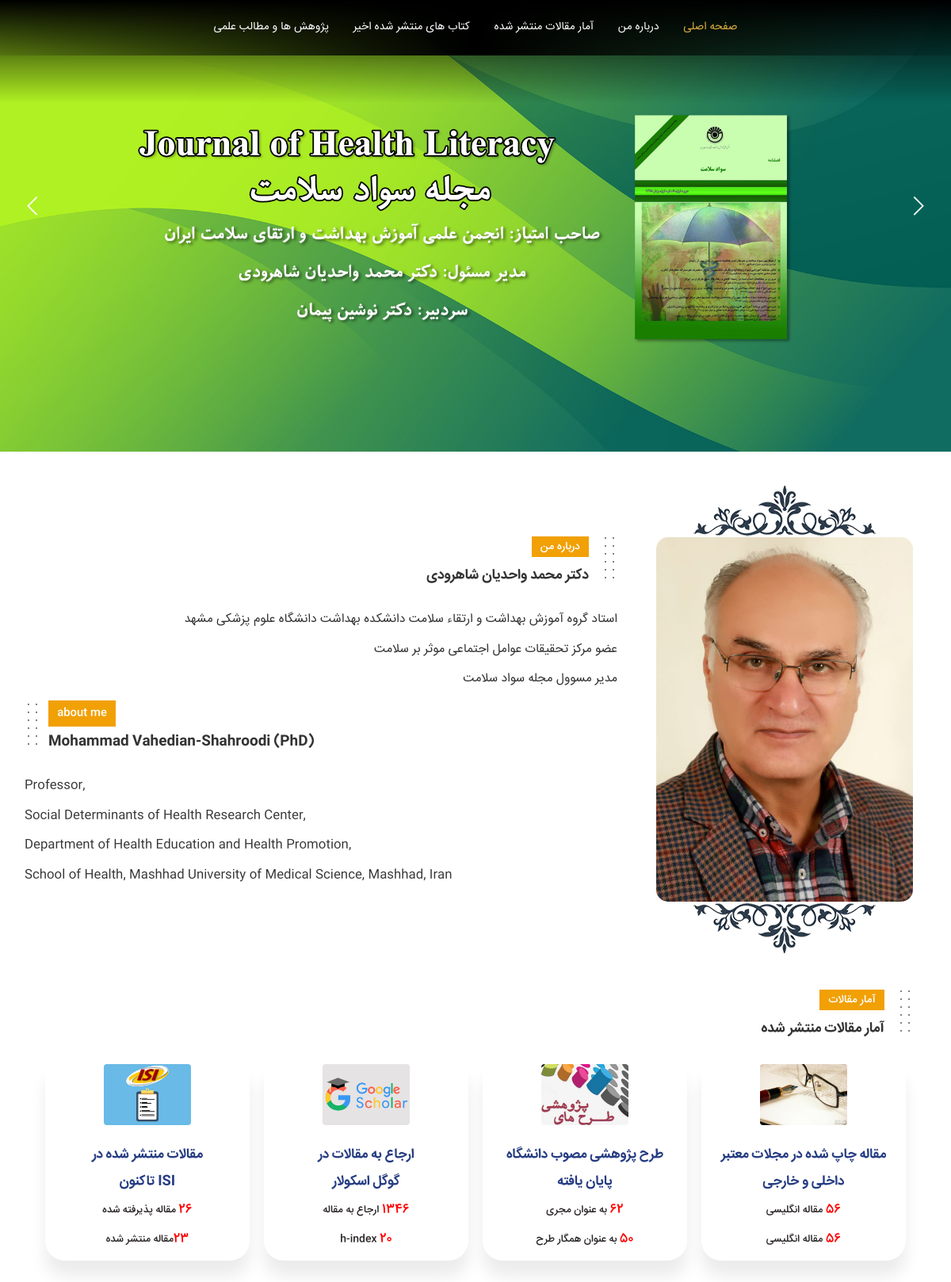
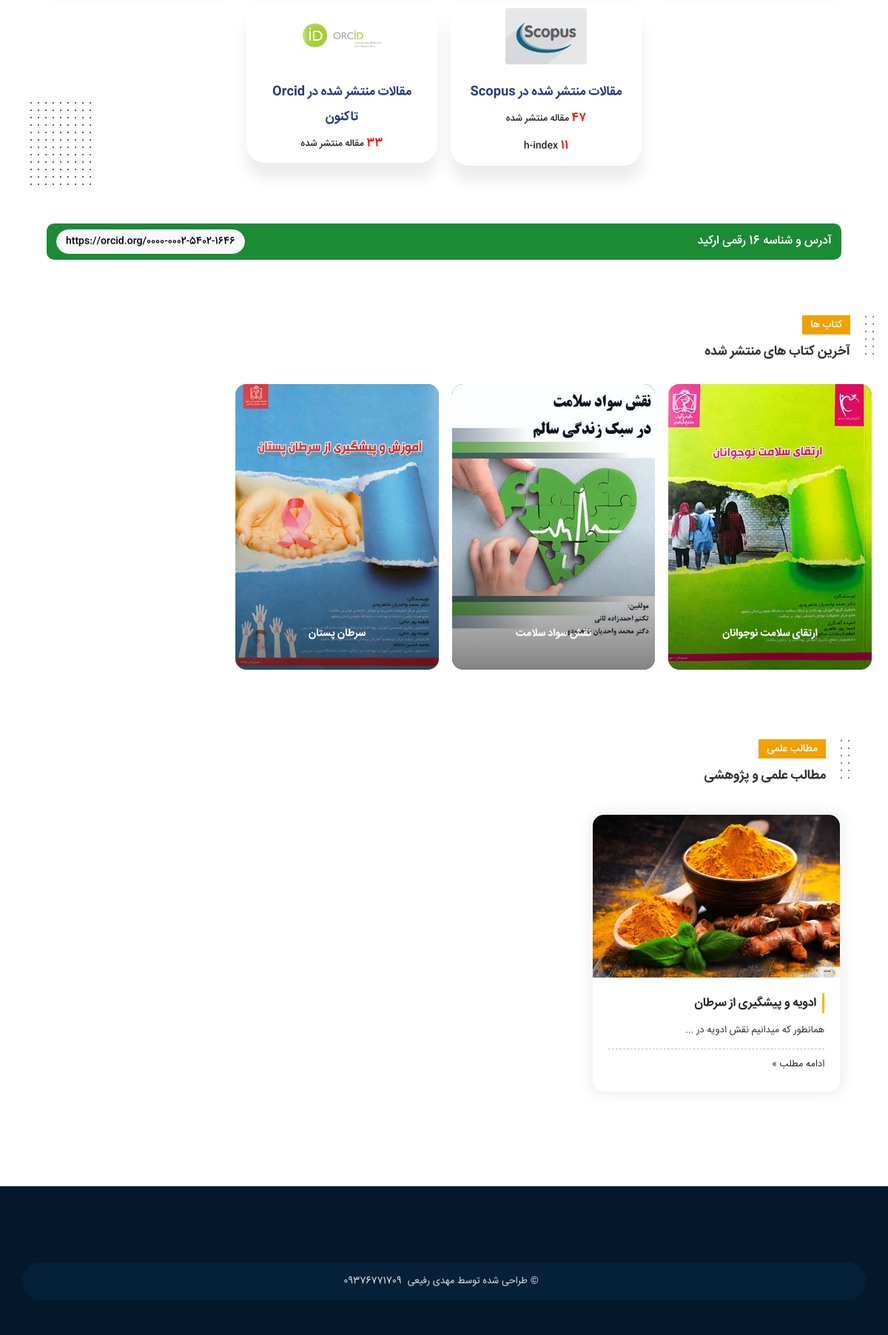
The page / on the database its author committed (2 pictures, top to bottom).
### home/models.py (models this page shows, shortened)
class Articles(models.Model):
    total_ep = models.PositiveIntegerField(verbose_name="آمار کل مقالات انگلیسی و فارسی")
    number_e = models.PositiveIntegerField(verbose_name="مقالات انگلیسی")
    number_p = models.PositiveIntegerField(verbose_name="مقالات فارسی")
    total_tpm = models.PositiveIntegerField(verbose_name="آمار کل طرح پژوهشی مصوب دانشگاه پایان یافته")
    number_mojri = models.PositiveIntegerField(verbose_name="به عنوان مجری")
    number_hamkar = models.PositiveIntegerField(verbose_name="به عنوان همکار")
    total_gs = models.PositiveIntegerField(verbose_name="آمار گوگل اسکولار")
    number_refgs = models.PositiveIntegerField(verbose_name="تعداد ارجاع به مقاله")
    number_gs_hindex = models.PositiveIntegerField(verbose_name="H-index")
    total_ISI = models.PositiveIntegerField(verbose_name="آمار مقالات ISI")
    number_ISIacc = models.PositiveIntegerField(verbose_name="تعداد مقاله پذیرفته شده")
    number_ISIprinted = models.PositiveIntegerField(verbose_name="تعداد مقاله منتشر شده")
    total_Scopus = models.PositiveIntegerField(verbose_name="آمار مقالات Scopus")
    number_Scopus = models.PositiveIntegerField(verbose_name="تعداد مقالات منتشر شده")
    number_Sc_hindex = models.PositiveIntegerField(verbose_name="H-index")
    total_Orcid = models.PositiveIntegerField(verbose_name="آمار مقالات Orcid")
    class Meta:
        verbose_name = "آمار مقالات "
        verbose_name_plural = "آمار مقالات "

class Books(models.Model):
    image = models.ImageField(upload_to="BookImages", verbose_name="عکس کتاب")
    header = models.CharField(max_length=100, verbose_name="عنوان کتاب")
    slug = models.SlugField(max_length=150, unique=True, blank=True, null=True, verbose_name="نام آدرس بار")
    body = RichTextField(blank=True, null=True, verbose_name="متن اصلی")
    class Meta:
        verbose_name = "کتاب های منتشر شده  "
        verbose_name_plural = "کتاب ها"

class Research(models.Model):
    image = models.ImageField(upload_to="ResearchImages", verbose_name="عکس مطلب")
    header = models.CharField(max_length=100, verbose_name="عنوان مطلب")
    slug = models.SlugField(max_length=150, unique=True, blank=True, null=True, verbose_name="نام آدرس بار")
    preview = models.CharField(max_length=200, verbose_name="پیش نمایش")
    body = RichTextField(blank=True, null=True, verbose_name="متن اصلی")
    class Meta:
        verbose_name = "مطالب منتشر شده  "
        verbose_name_plural = "مطالب"

### home/views.py (the view)
# urls.py: path('', views.home, name='home'),
def home(request):
    articles = Articles.objects.all()
    books = Books.objects.all()
    research = Research.objects.all()
    context = {'articles': articles, 'books': books ,'research':research}
    return render(request, 'home/home.html', context)

### home/templates/home/home.html (shortened to what this page needs)
<!DOCTYPE html>
{% extends 'base.html' %}
{% load static %}
    {% block css %}
        <link href="{% static 'Main.css' %}" rel="stylesheet"/>
        <link href="{% static 'Menu-demo2.css' %}" rel="stylesheet"/>
        <link href="{% static 'owl.carousel.min.css' %}" rel="stylesheet"/>
        <link href="{% static 'owl.theme.min.css' %}" rel="stylesheet"/>
        <link href="{% static 'hoverimg.css' %}" rel="stylesheet"/>
        <link href="{% static 'Style.css' %}" rel="stylesheet"/>
    {% endblock %}
{% block body %}
    <body class="demo2">
    <div class="main_wrap">
        <header class="main_header wide_header">
            <div class="header_container">
                <div class="menu_wrapper d-flex justify-content-center">
                    <div class="container mobnav position-fixed my_menu">
                        <div id="navigation" class="of-drop-down of-main-menu d-flex justify-content-center"
                             role="navigation">
                            <ul class="menu list-group" id="list-example">
                                <li class="has_sub ">
                                    <a href="#" class="currentlnklight">صفحه اصلی</a>
                                </li>
                                <li><a href="#about_me">درباره من</a></li>
                                <li><a href="#mags">آمار مقالات منتشر شده</a></li>
                                <li><a href="#books">کتاب های منتشر شده اخیر</a></li>
                                <li><a href="#scientific">پژوهش ها و مطالب علمی</a></li>
                            </ul>
                        </div>
                    </div>
                </div>
            </div>
        </header>
        <div id="owl-mainslider" class="owl-carousel owl-theme text-center">
            <div class="item">
                <a href="https://literacy.mums.ac.ir/" target="_blank"><img src="../static/img/slide1.jpg"
                                                                            class="img-fluid d-none d-sm-block"/></a>
            </div>
        </div>
        <div class="container mt-lg-4 pt-3">
            <div class="row">
                <div class="col-lg-4 d-lg-block d-none text-center">
                    <img src="../static/img/461.png" class="justify-content-center"/>
                    <img src="../static/img/aboutme.jpg" class="img-fluid radius15 servicimg"/>
                    <img src="../static/img/464.png" class="justify-content-center"/>
                </div>
                <div class="col-lg-8 col-md-12 p-3 mt-5 d2-service">
                    <div class="d-flex flex-row mb-3">
                        <div class="Dottedstocol ml-3"></div>
                        <div class="singletitle d-flex justify-content-between w-75">
                            <div>
                                <span>درباره من</span>
                                <h1 id="about_me" class="text-right">دکتر محمد واحدیان شاهرودی
                                </h1>
                            </div>
                        </div>
                    </div>
                    <ul class="my-2 lists ">
                        <li>استاد گروه آموزش بهداشت و ارتقاء سلامت دانشکده بهداشت دانشگاه علوم پزشکی مشهد</li>
                        <li>عضو مرکز تحقیقات عوامل اجتماعی موثر بر سلامت
                        </li>
                        <li>مدیر مسوول مجله سواد سلامت</li>
                    </ul>
                    <div class="d-flex flex-row mb-3" dir="ltr">
                        <div class="Dottedstocol"></div>
                        <div class="singletitle_en d-flex flex-column align-items-start">
                            <span class="text-left">about me</span>
                            <h1 class="text-left topic">Mohammad Vahedian-Shahroodi (PhD)
                            </h1>
                        </div>
                    </div>
                    <ul dir="ltr" class="my-2 d-flex flex-column align-items-start text-left  lists  ">
                        <li>Professor,
                        </li>
                        <li>Social Determinants of Health Research Center,
                        </li>
                        <li>Department of Health Education and Health Promotion,
                        </li>
                        <li>
                            School of Health, Mashhad University of Medical Science, Mashhad, Iran
                        </li>
                    </ul>
                </div>
            </div>
        </div>
        <section class="container px-md-5 p-4 ">
            <div class="team-boxed our-team bg-lighten radius20">
                <div class="d-flex flex-row my-3">
                    <div class="Dottedstocol ml-3"></div>
                    <div class="singletitle">
                        <span>آمار مقالات</span>
                        <h1 id="mags" class="text-right">آمار مقالات منتشر شده </h1>
                    </div>
                </div>
                {% for a in articles %}
                    <div class="row team p_relative d-flex justify-content-center">
                        <div class="Dottedsquare"></div>
                        <div class="col-xl-3 col-lg-4 col-sm-6 col-6 item">
                            <div class="box p-2">
                                <a href="https://research.mums.ac.ir/webdocument/load.action?webdocument_code=8020&masterCode=8000202"
                                   target="_blank">
                                    <img class="rounded" src="../static/img/inoutmags.jpeg">
                                    <h3 class="name">مقاله چاپ شده در مجلات معتبر داخلی و خارجی</h3>
                                    <p class="title"><span>{{ a.number_e }}</span> مقاله انگلیسی</p>
                                    <p class="title"><span>{{ a.number_p }}</span> مقاله انگلیسی</p>
                                </a>
                            </div>
                        </div>
                        <div class="col-xl-3 col-lg-4 col-sm-6 col-6 item">
                            <div class="box p-2">
                                <a href="#">
                                    <img class="rounded" src="../static/img/TARHMAIN.jpg">
                                    <h3 class="name">طرح پژوهشی مصوب دانشگاه <br>پایان یافته</h3>
                                    <p class="title"><span>{{ a.number_mojri }}</span> به عنوان مجری</p>
                                    <p class="title"><span>{{ a.number_hamkar }}</span> به عنوان همگار طرح</p>
                                </a>
                            </div>
                        </div>
                        <div class="col-xl-3 col-lg-4 col-sm-6 col-6 item">
                            <div class="box p-2">
                                <a href="https://scholar.google.com/citations?hl=en&user=km3UL5AAAAAJ&view_op=list_works&sortby=pubdate">
                                    <img class="rounded" src="../static/img/googlescholar.png">
                                    <h3 class="name">ارجاع به مقالات در<br> گوگل اسکولار</h3>
                                    <p class="title"><span>{{ a.number_refgs }}</span> ارجاع به مقاله</p>
                                    <p class="title"><span>{{ a.number_gs_hindex }}</span> h-index</p>
                                </a>
                            </div>
                        </div>
                        <div class="col-xl-3 col-lg-4 col-sm-6 col-6 item">
                            <div class="box p-2">
                                <a href="https://www.webofscience.com/wos/author/record/F-6775-2017" target="_blank">
                                    <img class="rounded" src="../static/img/ISI-article.jpg">
                                    <h3 class="name"> مقالات منتشر شده در<br> ISI تاکنون</h3>
                                    <p class="title"><span>{{ a.number_ISIacc }}</span> مقاله پذیرفته شده</p>
                                    <p class="title"><span>{{ a.number_ISIprinted }}</span>مقاله منتشر شده</p>
                                </a>
                            </div>
                        </div>
                        <div class="col-xl-3 col-lg-4 col-sm-6 col-6 item">
                            <div class="box p-2">
                                <a href="https://www.scopus.com/authid/detail.uri?authorId=57211690069">
                                    <img class="rounded" src="../static/img/scopus.png">
                                    <h3 class="name"> مقالات منتشر شده در Scopus </h3>
                                    <p class="title"><span>{{ a.number_Scopus }}</span> مقاله منتشر شده</p>
                                    <p class="title"><span>{{ a.number_Sc_hindex }}</span> h-index</p>
                                </a>
                            </div>
                        </div>
                        <div class="col-xl-3 col-lg-4 col-sm-6 col-6 item">
                            <div class="box p-2">
                                <a href="https://orcid.org/0000-0002-5402-1646">
                                    <img class="rounded" src="../static/img/orcid.png">
                                    <h3 class="name">مقالات منتشر شده در Orcid <br>تاکنون</h3>
                                    <p class="title"><span>33</span> مقاله منتشر شده</p>
                                </a>
                            </div>
                        </div>
                    </div>
                {% endfor %}
            </div>
            <div class="container mt-5 d-flex justify-content-center">
                <div class="row w-100 w-sm-75 w-lg-50 bg-success  px-1 py-2 radius10">
                    <div class="col-lg-5 text-white text-lg-right text-center">
                        <h5 class="IRANSans_Medium">آدرس و شناسه 16 رقمی ارکید </h5>
                    </div>
                    <div class="col-lg-7 text-dark text-lg-left text-center mt-lg-0 mt-3">
                        <a target="_blank" href="https://orcid.org/0000-0002-5402-1646"
                           class="btn btn-light radius20 text-dark IRANSans_Medium">https://orcid.org/0000-0002-5402-1646</a>
                    </div>
                </div>
            </div>
        </section>
        <section class="container spicblog mt-5">
            <div class="d-flex flex-row justify-content-between">
                <div class="d-flex flex-row mb-lg-2 mb-3">
                    <div class="Dottedstocol ml-3"></div>
                    <div class="singletitle">
                        <span>کتاب ها</span>
                        <h1 id="books" class="text-right">آخرین کتاب های منتشر شده </h1>
                    </div>
                </div>
            </div>
            <div class="row mt-3">
                {% for b in books %}
                    <div class="col-lg-3 col-sm-6">
                        <div class="d-flex flex-lg-column flex-md-row flex-column mb-3">
                            <a href="{% url 'home:book_detail' b.slug %}" target="_blank" class="piec4 grid mb-lg-3">
                                <figure class="effect-sadie radius15">
                                    <img src="{{ b.image.url }}" alt="img01" class="radius15"/>
                                    <figcaption>
                                        <h2 class="IRANSans_Bold">{{ b.header }}</h2>
                                    </figcaption>
                                </figure>
                            </a>
                        </div>
                    </div>
                {% endfor %}
            </div>
        </section>
        <section class="container p-md-5 p-4 ">
            <div class="d-flex flex-row mb-4">
                <div class="Dottedstocol ml-3"></div>
                <div class="singletitle">
                    <span>مطالب علمی</span>
                    <h1 id="scientific" class="text-right">مطالب علمی و پژوهشی </h1>
                </div>
            </div>
            <div class="row">
                {% for i in research %}
                    <div class="col-lg-4 col-md-6 mb-4">
                        <div class="m-2 blog_style">
                            <a target="_blank" href={% url 'home:article_detail' i.slug %}><img class="card-img-top"
                                                                                src="{{ i.image.url }}"
                                                                                alt="Card image"></a>
                            <div class="card-body">
                                <h3 class="mb-2"><a target="_blank" href={% url 'home:article_detail' i.slug %}>{{ i.header }}</a></h3>
                                <p class="mb-2">
                                    {{ i.preview }}
                                </p>
                                <div class="d-flex flex-row justify-content-between mt-2">
                                    <a target="_blank" href={% url 'home:article_detail' i.slug %}>ادامه مطلب »</a>
                                </div>
                            </div>
                        </div>
                    </div>
                {% endfor %}
            </div>
        </section>
    </div>
    <footer class="mt-5 pt-5 pb-2">
        <div class="container py-4">
            <div class="row pt-3">
                <div class="container-fluid">
                    <div class="copyright d-flex align-items-center justify-content-center"><span class="px-2">© طراحی شده توسط مهدی رفیعی</span><i class="fas fa-phone-flip">09376771709</i></div>
                </div>
            </div>
        </div>
    </footer>
    </body>
{% endblock %}

### templates/base.html (shortened to what this page needs)
<html lang="en">
<head>
    <link href="https://maxcdn.bootstrapcdn.com/font-awesome/latest/css/font-awesome.min.css" rel="stylesheet">
    {% block css %}
    {% endblock %}
</head>
<body>
{% block body %}
{% endblock %}
</body>
</html>

### rows shown on the page
Articles: number_e "56", number_p "56", number_mojri "62", number_hamkar "50", number_refgs "1346", number_gs_hindex "20", number_ISIacc "26", number_ISIprinted "23", number_Scopus "47", number_Sc_hindex "11"
Books: image (picture), header "ارتقای سلامت نوجوانان"
Books: image (picture), header "نقش سواد سلامت"
Books: image (picture), header "سرطان پستان"
Research: image (picture), header "ادویه و پیشگیری از سرطان", preview "همانطور که میدانیم نقش ادویه در ..."
